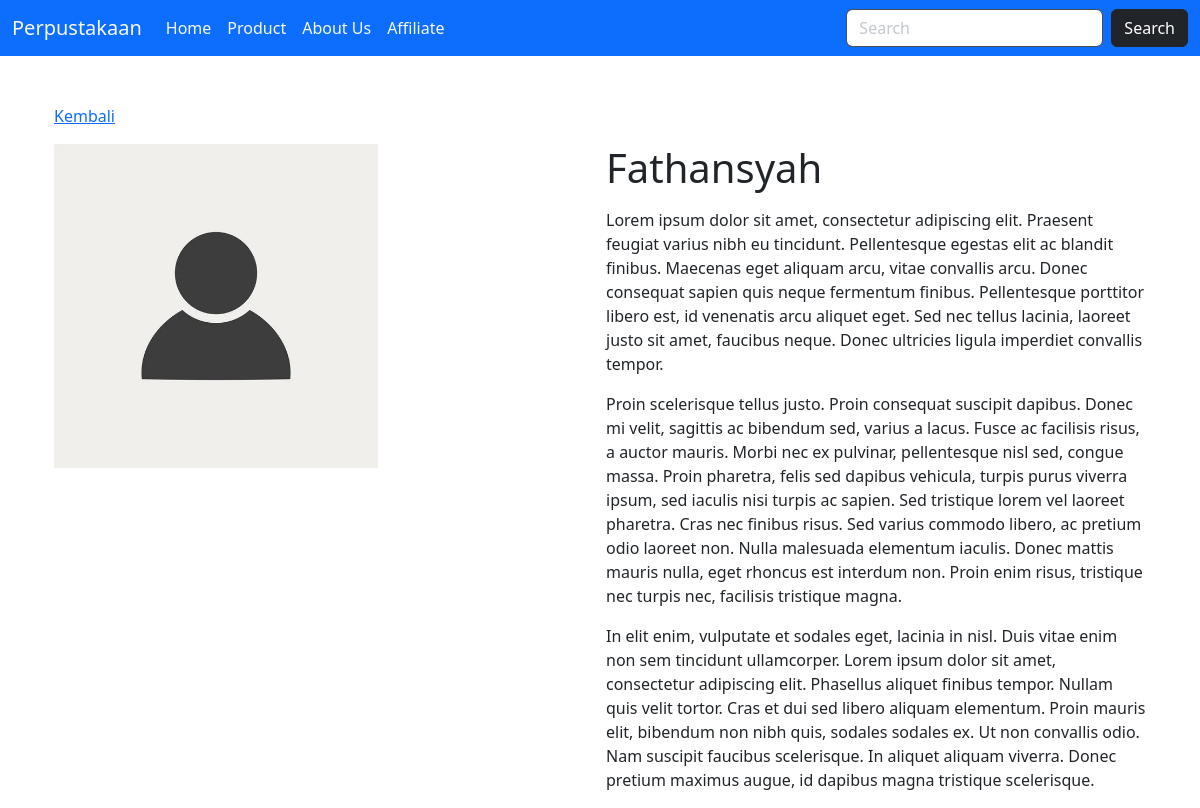
The page /penulis/2/fathansyah on the database its author committed.
### produk/models.py (models this page shows, shortened)
class Abstract_Product(models.Model):
    created = models.DateTimeField(auto_now_add=True)
    updated = models.DateTimeField(auto_now=True)
    slug = models.SlugField(max_length=255, editable=False)
    class Meta:
        abstract = True

class Penulis_Buku(Abstract_Product):
    nama_penulis = models.CharField(max_length=100)
    nama = models.CharField(max_length=100, blank=True)
    tentang_penulis = models.TextField(blank=True)
    class Meta:
        ordering = ['nama_penulis']

### perpustakaan/views.py (the view)
# urls.py: path('penulis/<int:id>/<str:inputSlug>', views.detail_penulis, name='writer_detail'),
def detail_penulis(request, id, inputSlug):
    penulis_buku = data_penulis.objects.get(id=id, slug=inputSlug)
    context = {
        'website': 'Perpustakaan'
    }
    try:
        context['data_penulis'] = penulis_buku
        context['halaman'] = penulis_buku.nama_penulis
        return render(request, 'detail.html', context)
    except:
        return HttpResponse("Disini halaman detail penulis buku ")

### templates/detail.html
{% extends "base.html" %}
{% load static %}
{% block contents %}
<div class="container">
    <p><a href="{% url 'produk:index' %}">Kembali</a></p>
    <div class="row">
        <div class="col">
            <img src="{% static 'icon/profile-icon.jpg' %}" style="width: 60%;">
        </div>
        <div class="col" style="padding-left: 0; padding-right: auto;">
            <h1>{{data_penulis.nama}}</h1>
            <p class="text-align-justify">{{data_penulis.tentang_penulis | linebreaks}}</p>
        </div>
    </div>
</div>
{% endblock contents %}

### rows shown on the page
Penulis_Buku: nama "Fathansyah", tentang_penulis "Lorem ipsum dolor sit amet, consectetur adipiscing elit. Praesent feugiat varius nibh eu tincidunt. Pellentesque egestas elit ac blandit finibus. Maecenas eget aliquam arcu, vitae convallis arcu. Donec consequat sapien quis neque fermentum finibus. Pellentesque porttitor libero est, id venenatis arcu aliquet eget. Sed nec tellus lacinia, laoreet justo sit amet, faucibus neque. Donec ultricies ligula imperdiet convallis tempor. Proin scelerisque tellus justo. Proin consequat suscipit dapibus. Donec mi velit, sagittis ac bibendum sed, varius a lacus. Fusce ac facilisis risus, a auctor mauris. Morbi nec ex pulvinar, pellentesque nisl sed, congue massa. Proin pharetra, felis sed dapibus…"
